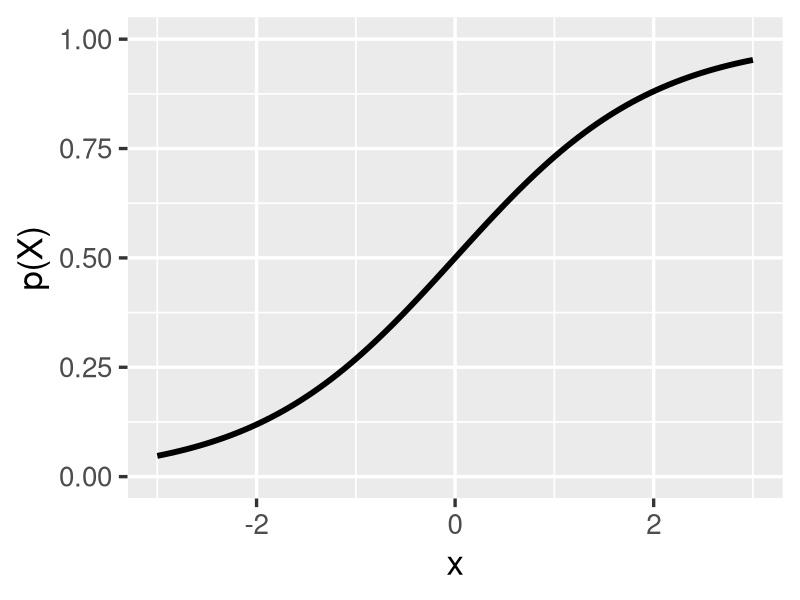

The R script that drew this image:
## ---- chunk 1
# Global options for the rendering behavior of all subsequent code chunks
knitr::opts_chunk$set(echo = TRUE, 
                      warning = FALSE,
                      message = FALSE,
                      fig.pos = "center")


## ---- chunk 2
library(tidyverse)

theme_set(theme_gray(base_size = 25))

ggplot(data = data.frame(x = c(-3,3))) +
  aes(x) +
  stat_function(fun = function(x) exp(x)/(1+exp(x)), n = 100, linewidth = 2) +
  ylim(0,1) +
  labs(y = "p(X)")
  
